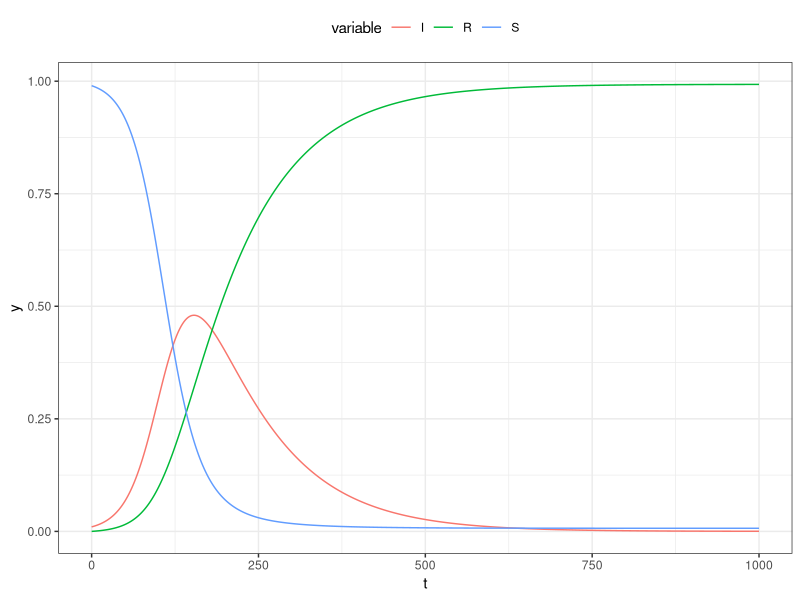

Source code (R):
library(deSolve)
library(ggplot2)

setwd("~/git/pan/epi")
rm(list = ls())

# SIR model:
# dS / dt = -alpha * S * I
# dI / dt = alpha * S * I - beta * I
# dR / dt = beta * I

# Parameters
alpha = 0.05
beta = 0.01
I.0 = 0.01

# Setting up model
parameters = c(alpha = alpha, beta = beta)
state = c(S = 1 - I.0, I = I.0, R = 0)

model = function(t, state, parameters){
  with(as.list(c(state, parameters)),{
    dS = -alpha * S * I
    dI = alpha * S * I - beta * I
    dR = beta * I
    
    return(list(c(dS, dI, dR)))
  })
}

times = seq(0, 1000, length.out = 500)

# Solving model
out = ode(y = state, times = times, func = model, parms = parameters)

# Plot results
df = data.frame(t = rep(out[,1], times = 3),
                y = c(out[,2:4]),
                variable = rep(c("S", "I", "R"), each = nrow(out)))

ggplot(df, aes(t, y)) +
  geom_line(aes(color = variable)) +
  theme_bw() +
  theme(legend.position = "top")
